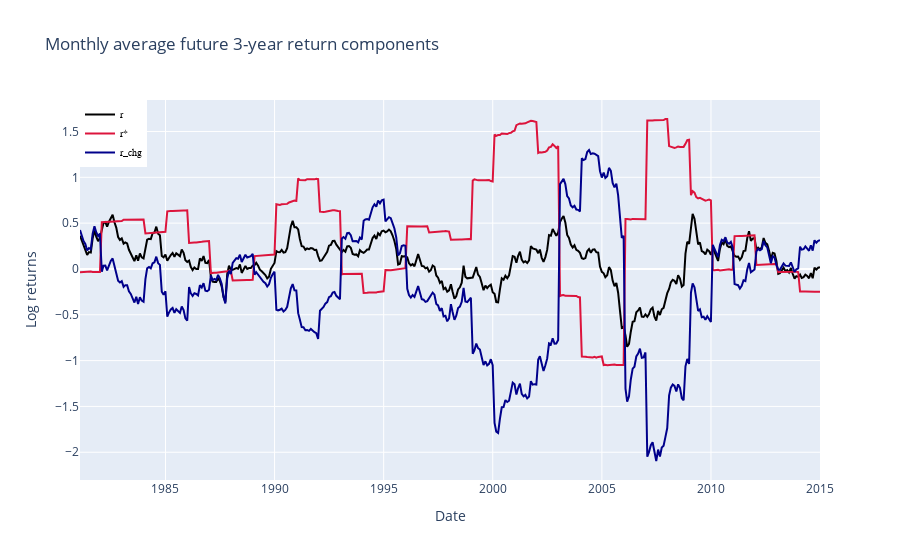

The notebook cell this image was saved under:
### Code cell
import plotly.graph_objects as go

fig = go.Figure()

fig.add_trace(go.Scatter(x=monthly_misp.index, y=monthly_misp['r_t+36'], name='r',
                         line=dict(color='black', width=2)))

fig.add_trace(go.Scatter(x=monthly_misp.index, y=monthly_misp['r*_t+36'], name='r*',
                         line=dict(color='crimson', width=2)))

fig.add_trace(go.Scatter(x=monthly_misp.index, y=monthly_misp['r_chg+36'], name='r_chg',
                         line=dict(color='darkblue', width=2)))

fig.update_layout(title='Monthly average future 3-year return components',
                   xaxis_title='Date',
                   yaxis_title='Log returns')

fig.update_layout(
    legend=dict(
        x=0,
        y=1,
        traceorder="normal",
        font=dict(
            family="sans-serif",
            size=10,
            color="black"
        ),
    )
)

fig.show()

### Figure 1 — Plotly figure (JSON) as saved in the notebook; plotly's stock layout.template omitted (floating-point values rounded to 4 significant figures; data arrays with more than 128 entries replaced by an {"elided": "..."} marker saying what was removed)
{"data": [{"line": {"color": "black", "width": 2}, "name": "r", "type": "scatter", "x": {"elided": "408 str values"}, "y": {"elided": "408 float values"}}, {"line": {"color": "crimson", "width": 2}, "name": "r*", "type": "scatter", "x": {"elided": "408 str values"}, "y": {"elided": "408 float values"}}, {"line": {"color": "darkblue", "width": 2}, "name": "r_chg", "type": "scatter", "x": {"elided": "408 str values"}, "y": {"elided": "408 float values"}}], "layout": {"legend": {"font": {"color": "black", "family": "sans-serif", "size": 10}, "traceorder": "normal", "x": 0, "y": 1}, "title": {"text": "Monthly average future 3-year return components"}, "xaxis": {"title": {"text": "Date"}}, "yaxis": {"title": {"text": "Log returns"}}}}
